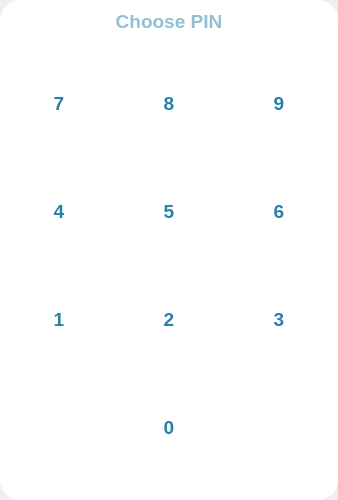
<?xml version="1.0" encoding="UTF-8"?>
<ui version="4.0">
 <class>Form</class>
 <widget class="QWidget" name="Form">
  <property name="geometry">
   <rect>
    <x>0</x>
    <y>0</y>
    <width>338</width>
    <height>500</height>
   </rect>
  </property>
  <property name="maximumSize">
   <size>
    <width>340</width>
    <height>500</height>
   </size>
  </property>
  <property name="windowTitle">
   <string>Form</string>
  </property>
  <property name="styleSheet">
   <string notr="true">#frame {
	background-color: white;
	border-radius: 20px;
}

#pin_field {
	color: #2681a6;
	font-size: 14pt;
	font-weight: 600;
	border: none;
}

#gridFrame .QPushButton {
	width: 70px;
	height: 70px;
	border: none;
	border-radius: 30px;
	color: #2681a6;
	font-size: 14pt;
	font-weight: 600;
}

#gridFrame .QPushButton:hover {
	color: white;
	background-color: #a3c7d6;
}</string>
  </property>
  <layout class="QVBoxLayout" name="verticalLayout">
   <property name="spacing">
    <number>0</number>
   </property>
   <property name="leftMargin">
    <number>0</number>
   </property>
   <property name="topMargin">
    <number>0</number>
   </property>
   <property name="rightMargin">
    <number>0</number>
   </property>
   <property name="bottomMargin">
    <number>0</number>
   </property>
   <item>
    <widget class="QFrame" name="frame">
     <property name="frameShape">
      <enum>QFrame::StyledPanel</enum>
     </property>
     <property name="frameShadow">
      <enum>QFrame::Raised</enum>
     </property>
     <layout class="QVBoxLayout" name="verticalLayout_2">
      <item>
       <widget class="QLineEdit" name="pin_field">
        <property name="font">
         <font>
          <pointsize>14</pointsize>
          <weight>75</weight>
          <bold>true</bold>
         </font>
        </property>
        <property name="maxLength">
         <number>32767</number>
        </property>
        <property name="alignment">
         <set>Qt::AlignCenter</set>
        </property>
        <property name="readOnly">
         <bool>true</bool>
        </property>
        <property name="placeholderText">
         <string>Choose PIN</string>
        </property>
       </widget>
      </item>
      <item>
       <widget class="QFrame" name="gridFrame">
        <property name="styleSheet">
         <string notr="true"/>
        </property>
        <layout class="QGridLayout" name="gridLayout" rowstretch="0,0,0,0,0">
         <property name="leftMargin">
          <number>0</number>
         </property>
         <property name="topMargin">
          <number>0</number>
         </property>
         <property name="rightMargin">
          <number>0</number>
         </property>
         <property name="bottomMargin">
          <number>0</number>
         </property>
         <property name="spacing">
          <number>10</number>
         </property>
         <item row="2" column="1" alignment="Qt::AlignHCenter">
          <widget class="QPushButton" name="btn5">
           <property name="cursor">
            <cursorShape>PointingHandCursor</cursorShape>
           </property>
           <property name="text">
            <string>5</string>
           </property>
          </widget>
         </item>
         <item row="1" column="1" alignment="Qt::AlignHCenter">
          <widget class="QPushButton" name="btn8">
           <property name="cursor">
            <cursorShape>PointingHandCursor</cursorShape>
           </property>
           <property name="text">
            <string>8</string>
           </property>
          </widget>
         </item>
         <item row="2" column="0" alignment="Qt::AlignHCenter">
          <widget class="QPushButton" name="btn4">
           <property name="cursor">
            <cursorShape>PointingHandCursor</cursorShape>
           </property>
           <property name="text">
            <string>4</string>
           </property>
          </widget>
         </item>
         <item row="2" column="2" alignment="Qt::AlignHCenter">
          <widget class="QPushButton" name="btn6">
           <property name="cursor">
            <cursorShape>PointingHandCursor</cursorShape>
           </property>
           <property name="text">
            <string>6</string>
           </property>
          </widget>
         </item>
         <item row="3" column="2" alignment="Qt::AlignHCenter">
          <widget class="QPushButton" name="btn3">
           <property name="cursor">
            <cursorShape>PointingHandCursor</cursorShape>
           </property>
           <property name="text">
            <string>3</string>
           </property>
          </widget>
         </item>
         <item row="3" column="1" alignment="Qt::AlignHCenter">
          <widget class="QPushButton" name="btn2">
           <property name="cursor">
            <cursorShape>PointingHandCursor</cursorShape>
           </property>
           <property name="text">
            <string>2</string>
           </property>
          </widget>
         </item>
         <item row="1" column="0" alignment="Qt::AlignHCenter">
          <widget class="QPushButton" name="btn7">
           <property name="cursor">
            <cursorShape>PointingHandCursor</cursorShape>
           </property>
           <property name="text">
            <string>7</string>
           </property>
          </widget>
         </item>
         <item row="1" column="2" alignment="Qt::AlignHCenter">
          <widget class="QPushButton" name="btn9">
           <property name="cursor">
            <cursorShape>PointingHandCursor</cursorShape>
           </property>
           <property name="text">
            <string>9</string>
           </property>
          </widget>
         </item>
         <item row="3" column="0" alignment="Qt::AlignHCenter">
          <widget class="QPushButton" name="btn1">
           <property name="cursor">
            <cursorShape>PointingHandCursor</cursorShape>
           </property>
           <property name="text">
            <string>1</string>
           </property>
          </widget>
         </item>
         <item row="4" column="0" alignment="Qt::AlignHCenter">
          <widget class="QPushButton" name="clear_btn">
           <property name="cursor">
            <cursorShape>PointingHandCursor</cursorShape>
           </property>
           <property name="text">
            <string/>
           </property>
           <property name="icon">
            <iconset>
             <normaloff>../../resources/icons/delete.svg</normaloff>../../resources/icons/delete.svg</iconset>
           </property>
           <property name="iconSize">
            <size>
             <width>40</width>
             <height>40</height>
            </size>
           </property>
          </widget>
         </item>
         <item row="4" column="1" alignment="Qt::AlignHCenter">
          <widget class="QPushButton" name="btn0">
           <property name="cursor">
            <cursorShape>PointingHandCursor</cursorShape>
           </property>
           <property name="text">
            <string>0</string>
           </property>
          </widget>
         </item>
         <item row="4" column="2" alignment="Qt::AlignHCenter">
          <widget class="QPushButton" name="submit_btn">
           <property name="cursor">
            <cursorShape>PointingHandCursor</cursorShape>
           </property>
           <property name="icon">
            <iconset>
             <normaloff>../../resources/icons/tick-circle.svg</normaloff>../../resources/icons/tick-circle.svg</iconset>
           </property>
           <property name="iconSize">
            <size>
             <width>35</width>
             <height>35</height>
            </size>
           </property>
          </widget>
         </item>
        </layout>
       </widget>
      </item>
     </layout>
    </widget>
   </item>
  </layout>
 </widget>
 <resources/>
 <connections/>
</ui>
